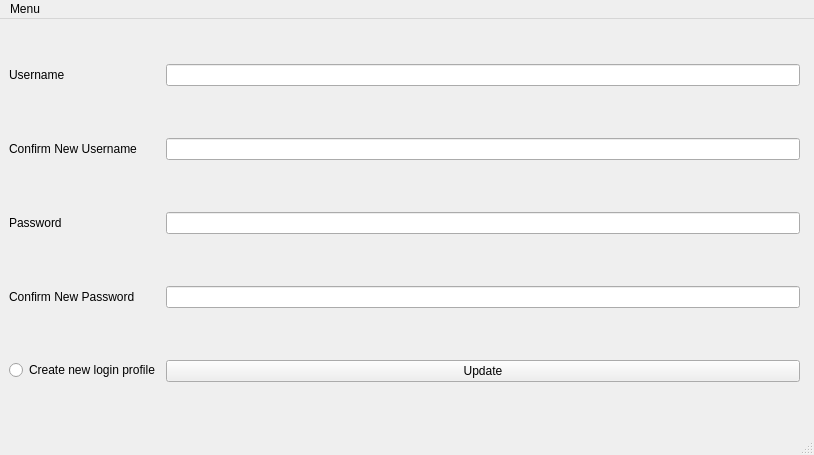
<?xml version="1.0" encoding="UTF-8"?>
<ui version="4.0">
 <class>MainWindow</class>
 <widget class="QMainWindow" name="MainWindow">
  <property name="geometry">
   <rect>
    <x>0</x>
    <y>0</y>
    <width>814</width>
    <height>455</height>
   </rect>
  </property>
  <property name="windowTitle">
   <string>MainWindow</string>
  </property>
  <widget class="QWidget" name="centralwidget">
   <widget class="QWidget" name="gridLayoutWidget">
    <property name="geometry">
     <rect>
      <x>9</x>
      <y>-1</y>
      <width>791</width>
      <height>411</height>
     </rect>
    </property>
    <layout class="QFormLayout" name="formLayout">
     <item row="1" column="1">
      <widget class="QLineEdit" name="pwfUsername"/>
     </item>
     <item row="3" column="0">
      <widget class="QLabel" name="label_2">
       <property name="text">
        <string>Confirm New Username</string>
       </property>
      </widget>
     </item>
     <item row="3" column="1">
      <widget class="QLineEdit" name="pwfConfirmUsername"/>
     </item>
     <item row="5" column="0">
      <widget class="QLabel" name="label_3">
       <property name="text">
        <string>Password</string>
       </property>
      </widget>
     </item>
     <item row="5" column="1">
      <widget class="QLineEdit" name="pwfPassword"/>
     </item>
     <item row="7" column="0">
      <widget class="QLabel" name="label_4">
       <property name="text">
        <string>Confirm New Password</string>
       </property>
      </widget>
     </item>
     <item row="7" column="1">
      <widget class="QLineEdit" name="pwfConfirmPassword"/>
     </item>
     <item row="9" column="0">
      <widget class="QRadioButton" name="radCreateNewUser">
       <property name="text">
        <string>Create new login profile</string>
       </property>
      </widget>
     </item>
     <item row="9" column="1">
      <widget class="QPushButton" name="btnUpdate">
       <property name="text">
        <string>Update</string>
       </property>
      </widget>
     </item>
     <item row="2" column="1">
      <spacer name="verticalSpacer">
       <property name="orientation">
        <enum>Qt::Vertical</enum>
       </property>
       <property name="sizeType">
        <enum>QSizePolicy::Fixed</enum>
       </property>
       <property name="sizeHint" stdset="0">
        <size>
         <width>20</width>
         <height>40</height>
        </size>
       </property>
      </spacer>
     </item>
     <item row="4" column="1">
      <spacer name="verticalSpacer_2">
       <property name="orientation">
        <enum>Qt::Vertical</enum>
       </property>
       <property name="sizeType">
        <enum>QSizePolicy::Fixed</enum>
       </property>
       <property name="sizeHint" stdset="0">
        <size>
         <width>20</width>
         <height>40</height>
        </size>
       </property>
      </spacer>
     </item>
     <item row="6" column="1">
      <spacer name="verticalSpacer_3">
       <property name="orientation">
        <enum>Qt::Vertical</enum>
       </property>
       <property name="sizeType">
        <enum>QSizePolicy::Fixed</enum>
       </property>
       <property name="sizeHint" stdset="0">
        <size>
         <width>20</width>
         <height>40</height>
        </size>
       </property>
      </spacer>
     </item>
     <item row="8" column="1">
      <spacer name="verticalSpacer_4">
       <property name="orientation">
        <enum>Qt::Vertical</enum>
       </property>
       <property name="sizeType">
        <enum>QSizePolicy::Fixed</enum>
       </property>
       <property name="sizeHint" stdset="0">
        <size>
         <width>20</width>
         <height>40</height>
        </size>
       </property>
      </spacer>
     </item>
     <item row="0" column="1">
      <spacer name="verticalSpacer_5">
       <property name="orientation">
        <enum>Qt::Vertical</enum>
       </property>
       <property name="sizeType">
        <enum>QSizePolicy::Fixed</enum>
       </property>
       <property name="sizeHint" stdset="0">
        <size>
         <width>20</width>
         <height>40</height>
        </size>
       </property>
      </spacer>
     </item>
     <item row="1" column="0">
      <widget class="QLabel" name="label">
       <property name="text">
        <string>Username</string>
       </property>
      </widget>
     </item>
    </layout>
   </widget>
  </widget>
  <widget class="QMenuBar" name="menubar">
   <property name="geometry">
    <rect>
     <x>0</x>
     <y>0</y>
     <width>814</width>
     <height>21</height>
    </rect>
   </property>
   <widget class="QMenu" name="menuMain_Menu">
    <property name="title">
     <string>Menu</string>
    </property>
    <addaction name="actionMain_Menu"/>
   </widget>
   <addaction name="menuMain_Menu"/>
  </widget>
  <widget class="QStatusBar" name="statusbar"/>
  <action name="actionMain_Menu">
   <property name="text">
    <string>Main Menu</string>
   </property>
  </action>
 </widget>
 <resources/>
 <connections/>
</ui>
